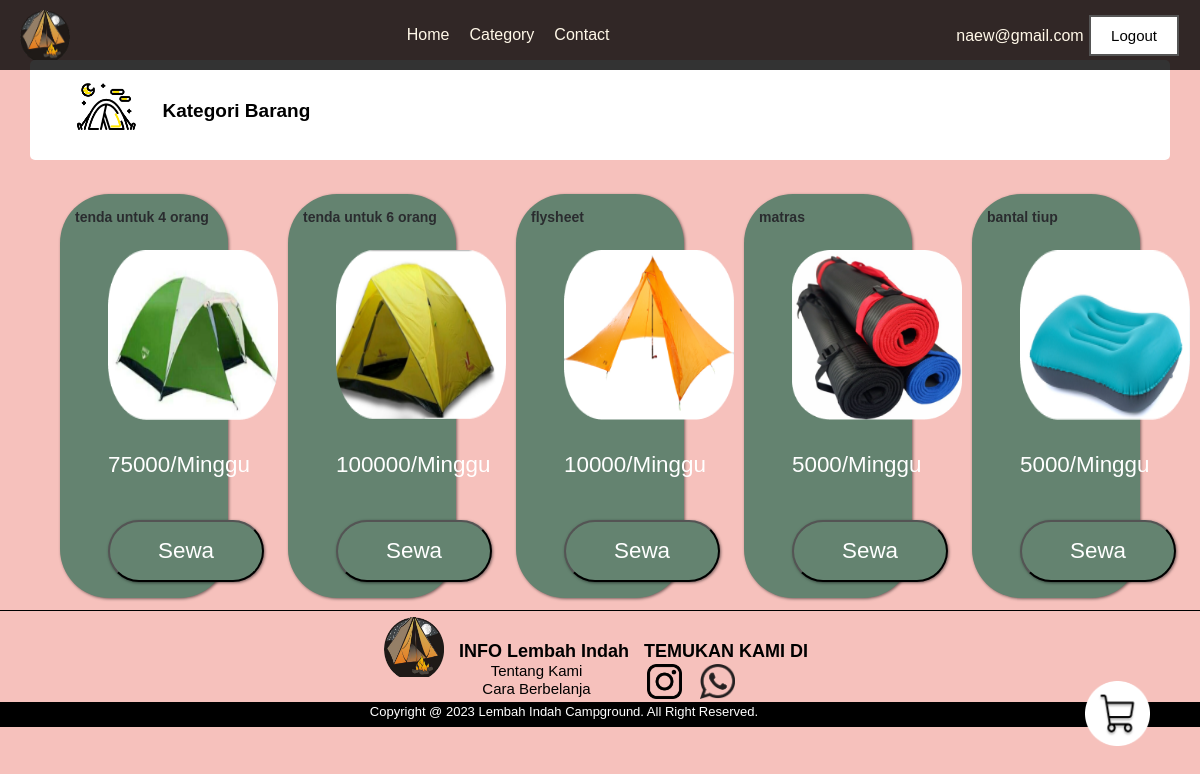
The app's page /kategori.php?kategori=tenda (signed in) with its own data.
### tables this page shows
CREATE TABLE `produk` (
  `id_produk` int(10) NOT NULL,
  `kategori` varchar(50) NOT NULL,
  `nama` varchar(50) NOT NULL,
  `harga` int(50) NOT NULL,
  `foto` varchar(100) NOT NULL,
  `stok` int(10) NOT NULL,
  `tanggal_upload` timestamp NOT NULL DEFAULT current_timestamp(),
  `deskripsi1` text NOT NULL
);

### kategori.php (the view, shortened to what this page needs)
<?php
    include('koneksi.php');
    $result = '';
    if ($_SERVER['REQUEST_METHOD'] === 'GET') {
        if (isset($_GET['kategori'])) {
            $kategori_brg = $_GET['kategori'];
            $query = "SELECT * FROM produk WHERE kategori = '$kategori_brg'";
            $result = mysqli_query($koneksi,$query);
        }
    }
?>
<!DOCTYPE html>
<html lang="en">
<head>
    <link rel="stylesheet" href="style/stylekategori.css">
</head>
<body>
    <div>
        <?php include('header.php');?>
        <div id="cdm" class="boxcdr">
            <section class="cdr">
                <img src="resource/icon_tenda.png" alt="" class="icon">
                <span class="kategori">Kategori Barang</span>
            </section>
        </div>
        <br>
        <?php while($data = mysqli_fetch_array($result)){
            ?>
            <div class="flexbox1">
                <div class="nama"><?php echo $data['nama']; ?></div>
                <img src="admin/produk/<?php echo $data['foto']; ?>">
                <br><br>
                <div class="lain3">
                    <?php echo $data['harga']; ?>/Minggu
                </div>
                <br>
                <a href="<?php echo "detail_barang.php?id_produk=".$data['id_produk']; ?>"><button class="tbl-biru">Sewa</button></a>
            </div>
        <?php } ?>
    <br><br><br><br><br><br><br><br><br>
    </div>
    <a href="pesanan.php" class="keranjang-link">
        <img src="resource/keranjang.png" alt="Keranjang" class="keranjang-img">
    </a>
<section id="footer">
    <?php include('footer.php');?>
</section>
</body>
</html>

### style/stylekategori.css (style rules this page uses)
* { text-decoration: none; margin: 0px; padding: 0px; box-sizing: border-box; }
body { margin-top: 5%; padding: 0px; background: #f6c1bc; font-family: Sans-serif; background-image: url(../resource/bukit.png); background-repeat: no-repeat; background-size: cover; }
.cdr { color: black; font-family: "Sora", sans-serif; margin-left: 2.5%; margin-top: 2%; font-weight: bold; font-size: 19px; }
.boxcdr { width: 95%; height: 100px; background-color: #ffffff; margin-left: 2.5%; margin-top: 15px; border-radius: 5px; }
.icon { width: 94px; height: 93px; float: left; }
.kategori { display: inline-block; margin-left: 10px; margin-top: 40px; }
.flexbox1 { width: 14%; min-height: 300px; float: left; margin-left: 5%; margin-bottom: 1%; margin-top: 3%; position: relative; }
.flexbox1, .tbl-biru { margin-top: 1rem; display: inline-block; padding: 1rem 3rem; font-size: 1.4rem; color: #fff; background-color:rgba(100, 131, 112, 1); border-radius: 49px; box-shadow: 1px 1px 3px rgba(1, 1, 3, 0.5); }
.nama { position: absolute; top: 10px; left: 10px; font-size: 14px; font-family: "Sora", sans-serif; color: #2a2c2f; font-weight: bold; text-decoration: none; padding: 5px; }
.flexbox1 img { width: 170px; height: 170px; border-radius: 5px; margin-top: 40px; }
.keranjang-link { position: fixed; bottom: 50px; right: 50px; }
.keranjang-img { width: 65px; height: 65px; }

### style/styleheader.css (style rules this page uses)
* { box-sizing: border-box; margin: 0; padding: 0; }
body { font-family: Sans-serif; }

### records on screen
produk: nama "tenda untuk 4 orang", foto (picture), harga "75000"
produk: nama "tenda untuk 6 orang", foto (picture), harga "100000"
produk: nama "flysheet", foto (picture), harga "10000"
produk: nama "matras", foto (picture), harga "5000"
produk: nama "bantal tiup", foto (picture), harga "5000"

### other values on screen
$_SESSION['email'] "naew@gmail.com"
